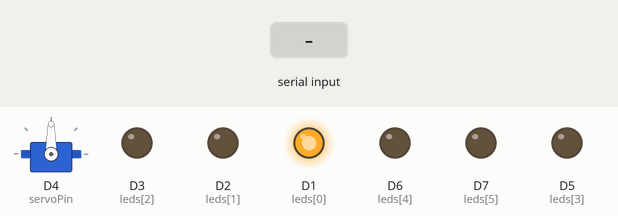
A sketch run on a simulated ESP8266 (NodeMCU). Parts: servo, output pins drawn as LEDs (lit = HIGH). The inputs (shaded band) are chosen by the test bench. WiFi joins after 1.5 s; servers stay silent unless stated; uploads are accepted with an empty reply; what the sketch prints to the serial monitor is not drawn.

Above: at 2.8 s.
2.9 s: "info\n" received over Serial
At 2.9 s:
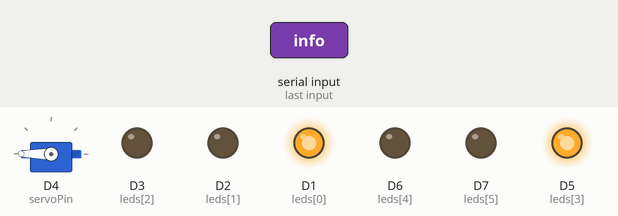
4.4 s: "server:\n" received over Serial
Timing chart, 0 to 7.4 s (numbered marks = the images above; inputs shaded):
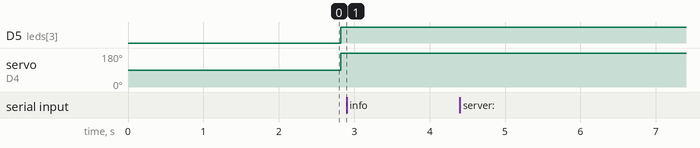

Measured:
- after the input at 2.9 s, every drawn part: stays the same
- after the input at 4.4 s, every drawn part: stays the same

The sketch:

minecraft_monitor.ino
```cpp
/*
 * A nodeMCU (ESP8266) based minecraft server monitor
*/

#include <ESP8266WiFi.h>
#include <ESP8266HTTPClient.h>
#include <WiFiClientSecure.h>
#include <ArduinoJson.h>
#include <LinkedList.h>
#include <Servo.h>

const char* ssid = "name";
const char* password = "password";

unsigned long lastTime = 0;       //Last time function was called - Leave this alone
unsigned long timerDelay = 300000;//Default function delay - (currently 5 minutes)
unsigned long maxDelay = 900000;  //Time wait when checking the server when it's offline (ms) - (currently 15 minutes)
unsigned long minDelay = 300000;  //Time to wait if the server is online (ms) - (currently 5 minutes)

const int maxPlayerReqToGrabSample = 20;  //Servers with high player counts do not return samples, this seems to work
bool firstLog = true;                     //Skips the timer whenever this is true

String minecraftIP = "eu.mineplex.com";                         //Minecraft server IP - This is just a random public server
String address = "https://mcapi.us/server/status?ip=[address]"; //Minecraft API address

//Server info
//===========================================================================================

String pingStatus;      //Status of request returned by the API
bool online = false;    //Whether the requested server is online
int numPlayers = 0;     //Number of players currently on the server
int maxPlayers = 0;     //Maximum players for that server
int prevNumPlayers = 0; //Previous number of players on the server
LinkedList<String> players = LinkedList<String>();  //Usernames of players on the server
LinkedList<String> playerIDs = LinkedList<String>();//Player IDs of players on the server

//===========================================================================================
//LED and servo settings
//===========================================================================================

int leds[6] = {D1,D2,D3,D5,D6,D7};  //Pins used for LEDs - Change to whatever you need
int numLEDs = 6;                    //Number of pins in the above array - Change as needed
int servoPin = D4;                  //Pin used for the servo
Servo servo;                        //Servo object
float servoScale = 1.1;             //Servo position may not be accurate, use this to scale the position

//===========================================================================================

void connectToWifi(){
  //Connects to the wifi using the name and password at the beginning of this code

  WiFi.begin(ssid, password);
  Serial.println("Connecting");
  while(WiFi.status() != WL_CONNECTED) {
    delay(500);
    Serial.print(".");
  }
  Serial.println("");
  Serial.print("Connected to WiFi network with IP Address: ");
  Serial.println(WiFi.localIP());
}

void setup() {
  //LED and servo setup
  //[Sets all pins out outputs and to LOW]
  //~~~~~~~~~~~~~~~~~~~~~~~~~~~~~~~~~~~~~~~~~~~~~~~~~~~~~~~~~~~~~~~~~~~~~~~~~~~~~~~~~~~~~~~~~~~
  for (int i = 0; i < numLEDs; i++){
    pinMode(leds[i],OUTPUT);
    digitalWrite(leds[i],LOW);
  }
  digitalWrite(leds[0],HIGH);

  servo.attach(servoPin);
  //~~~~~~~~~~~~~~~~~~~~~~~~~~~~~~~~~~~~~~~~~~~~~~~~~~~~~~~~~~~~~~~~~~~~~~~~~~~~~~~~~~~~~~~~~~~
  //Wifi setup
  //[Create the request URL and connect to the wifi]
  //~~~~~~~~~~~~~~~~~~~~~~~~~~~~~~~~~~~~~~~~~~~~~~~~~~~~~~~~~~~~~~~~~~~~~~~~~~~~~~~~~~~~~~~~~~~
  address.replace("[address]", minecraftIP);
  Serial.begin(9600);

  connectToWifi();

  Serial.println("Using API available at: https://mcapi.us/");
  Serial.println("Sending request to " + address);
  //~~~~~~~~~~~~~~~~~~~~~~~~~~~~~~~~~~~~~~~~~~~~~~~~~~~~~~~~~~~~~~~~~~~~~~~~~~~~~~~~~~~~~~~~~~~
}

void updateServerInfo(){
  //If enough time has passed, attempt to retrieve server info

  if (millis() - lastTime > timerDelay or firstLog){
    firstLog = false;
    if (WiFi.status() == WL_CONNECTED) { //Check WiFi connection status

      HTTPClient http;  //Declare an object of class HTTPClient
      http.useHTTP10(true);
      WiFiClientSecure wifiClient;
      wifiClient.setInsecure();
      http.useHTTP10(true);
      http.begin(wifiClient, address);

      int httpCode = http.GET();
      if (httpCode > 0){

        DynamicJsonDocument doc(2048 * 8);
        deserializeJson(doc, http.getStream());

        pingStatus = doc["status"].as<String>();

        if (pingStatus.equals("success")){      //If the payload contains active server data
          online = doc["online"].as<bool>();

          if (online){
            timerDelay = minDelay;
            numPlayers = doc["players"]["now"].as<int>();
            maxPlayers = doc["players"]["max"].as<int>();

            if (prevNumPlayers != numPlayers){
              players.clear();
              playerIDs.clear();

              if (numPlayers != 0 and maxPlayers <= maxPlayerReqToGrabSample){
                Serial.println("Sampling players.");

                for (int i = 0; i < numPlayers; i++){
                  players.add(doc["players"]["sample"][i]["name"].as<String>());
                  playerIDs.add(doc["players"]["sample"][i]["id"].as<String>());
                }
              }
            }
          }else{
            timerDelay = maxDelay;
          }

        }else if (pingStatus.equals("error")){  //If the server is likely offline, so no data
          Serial.println("Server is offline.");
          online = false;
          numPlayers = 0;
          maxPlayers = 0;
          players.clear();
          playerIDs.clear();
          timerDelay = maxDelay;
        }else{                                  //If the payload was empty, likely too large to process into string
          Serial.println("No data.");
          Serial.println(http.errorToString(httpCode).c_str());
          online = false;
          numPlayers = 0;
          maxPlayers = 0;
          players.clear();
          playerIDs.clear();
          timerDelay = maxDelay;
        }

        lastTime = millis();

      }else{
        Serial.println("An error occurred sending the request");
        Serial.println(http.errorToString(httpCode).c_str());

        pingStatus = "HTTP error";
        online = false;
        numPlayers = 0;
        maxPlayers = 0;
        players.clear();
        playerIDs.clear();
        //String players[];
      }

      http.end();

    }
  }
}

void loop() {

  //Check for serial commands
  if(Serial.available()){
      String input = Serial.readStringUntil('\n');
      if(input.equals("ping")){
        firstLog = true;
      }
      else if(input.equals("info")){
        Serial.println("Status:\t" + String(online));
        Serial.println("Current players:" + String(numPlayers));
        Serial.println("Max players:\t" + String(maxPlayers));
      }
      else if(input.indexOf("server:") > -1){
        String newIP = input.substring(7);
        Serial.println("Changing server IP: " + newIP);
        address.replace(minecraftIP, newIP);
        Serial.println("Sending request to " + address);
        minecraftIP = newIP;
        firstLog = true;
      }
  }

  //Check wifi connetion
  if(WiFi.status() != WL_CONNECTED){
    Serial.println("Connection lost.");
    digitalWrite(leds[3],LOW);
    connectToWifi();
  }

  //Pretty self explanatory
  updateServerInfo();

  //LED and servo control - Change to display whatever information you want
  //======================================================================================
  if(online){
    digitalWrite(leds[1],HIGH);
    digitalWrite(leds[2],HIGH);
  }else{
    digitalWrite(leds[1],LOW);
    digitalWrite(leds[2],LOW);
  }

  if (WiFi.status() == WL_CONNECTED) {
    digitalWrite(leds[3],HIGH);
  }else{
    digitalWrite(leds[3],LOW);
  }
  if (numPlayers > 0){
    digitalWrite(leds[4],HIGH);
    digitalWrite(leds[5],HIGH);

    if (maxPlayers > 0){
      servo.write(180 - int((float(numPlayers) / float(maxPlayers)) * 180) * servoScale);
    }
  }else{
    digitalWrite(leds[4],LOW);
    digitalWrite(leds[5],LOW);
    servo.write(180);
  }
  //======================================================================================

}
```
